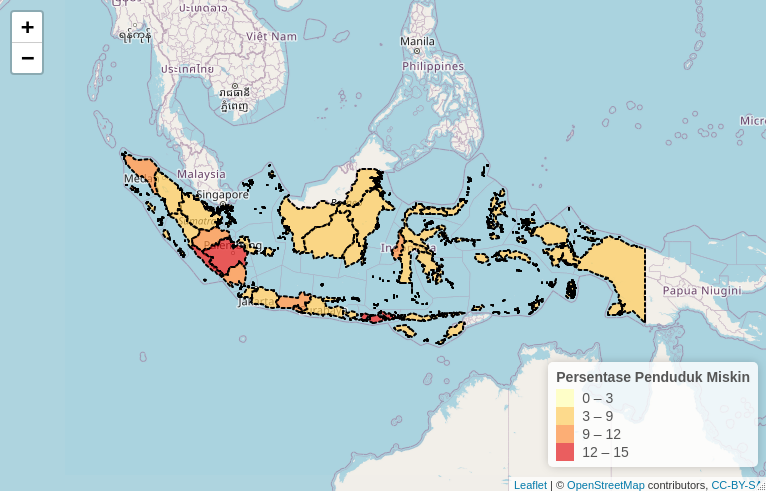

Generate this figure with R:
library(rgdal)
library(leaflet)

indo_geo <- readOGR("5-Choropleths & points/data/covid_shapes.geojson")

kemiskinan <- read_csv("5-Choropleths & points/data/persentase penduduk miskin.csv")

indo_geo@data

indo_geo@data <- inner_join(indo_geo@data, kemiskinan, by="provinsi")

bins <- c(0, 3, 9, 12, 15)
pal <- colorBin("YlOrRd", domain = indo_geo@data$`persentase penduduk miskin`, bins = bins)

labels <- sprintf(
  "<strong>%s</strong><br/> Penduduk Miskin %g persen",
  indo_geo@data$provinsi, indo_geo@data$`persentase penduduk miskin`
) %>% lapply(htmltools::HTML)

leaflet(indo_geo) %>%
  addTiles() %>%
  addPolygons(
    fillColor = ~pal(indo_geo@data$`persentase penduduk miskin`),
    weight = 2,
    opacity = 1,
    color = "black",
    dashArray = "3",
    fillOpacity = 0.7,
    highlight = highlightOptions(
      weight = 5,
      color = "red",
      dashArray = "",
      fillOpacity = 0.7,
      bringToFront = TRUE),
    label = labels,
    labelOptions = labelOptions(
      style = list("font-weight" = "normal", padding = "3px 8px"),
      textsize = "15px",
      direction = "auto")) %>%
  addLegend(pal = pal, values = ~indo_geo@data$`persentase penduduk miskin`, 
            opacity = 0.7, title = "Persentase Penduduk Miskin",
            position = "bottomright")


#
























#http://joshuamccrain.com/tutorials/maps/streets_tutorial.html
